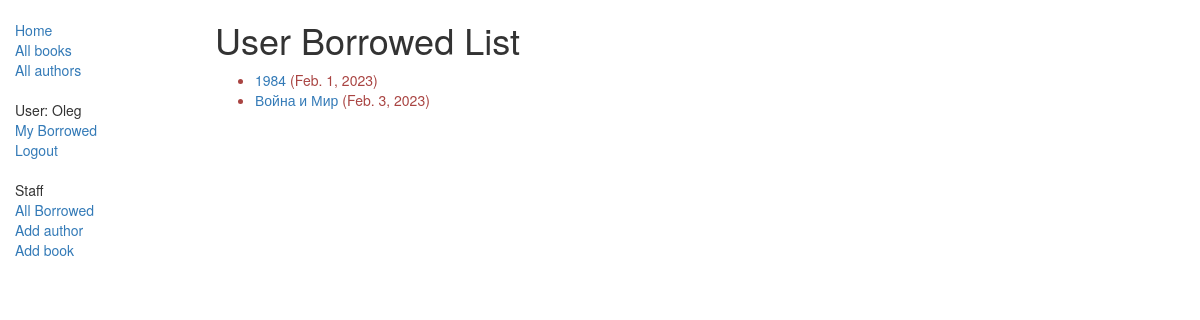
Page /catalog/mybooks/ (signed in) on the earlier database version.
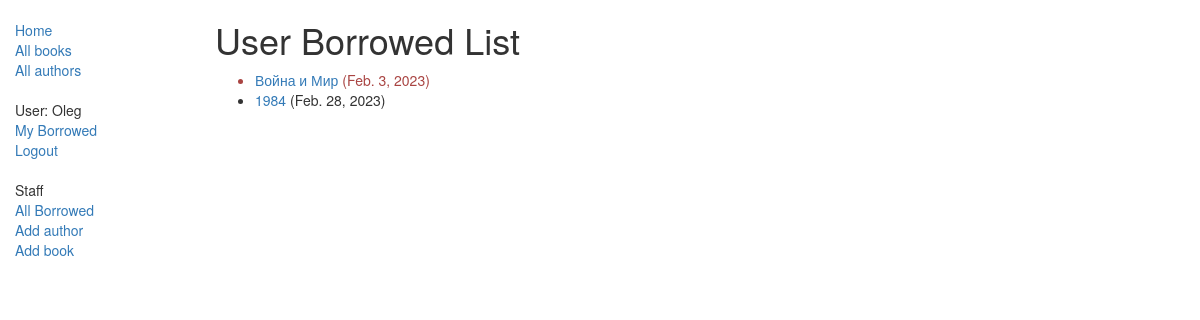
Same page on the later database version.
### catalog/models.py (models this page shows, shortened)
class BookInstance(models.Model):
    id = models.UUIDField(primary_key=True, default=get_default_field_id,
                          help_text="Unique ID for this particular book across whole library")
    book = models.ForeignKey(Book, on_delete=models.SET_NULL, null=True)
    imprint = models.CharField(max_length=200)
    due_back = models.DateField(null=True, blank=True)
    borrower = models.ForeignKey(User, on_delete=models.SET_NULL, null=True, blank=True)
    LOAD_STATUS = (
        ("m", "Maitenance"),
        ("o", "On load"),
        ("a", "Available"),
        ("r", "Reserved")
    )
    status = models.CharField(max_length=1, choices=LOAD_STATUS, default='m',
                              blank=True, help_text="Book availability")
    class Meta:
        ordering = ["due_back"]
        permissions = (("can_mark_returned", "Set book as returned"),)
    @property
    def is_overdue(self):
        if self.due_back and date.today() > self.due_back:
            return True
        return False

class Book(models.Model):
    title = models.CharField(max_length=200)
    author = models.ForeignKey(Autor, on_delete=models.SET_NULL, null=True)
    genre = models.ManyToManyField(Genre, help_text="Select a genre")
    isbn = models.CharField("ISBN", max_length=13, help_text="ISBN number")
    summary = models.TextField(max_length=2000, help_text="Enter a brief description of the book")
    language = models.ForeignKey(Language, on_delete=models.SET_NULL, null=True)
    class Meta:
        ordering = ["isbn"]
    def display_genre(self):
        return ", ".join([genre.name for genre in self.genre.all()[:3]])
    display_genre.short_description = "Genre"

### catalog/views.py (the view)
class LoanedBooksByUserListView(BaseExceptions, LoginRequiredMixin, generic.ListView):
    model = BookInstance
    template_name = 'catalog/bookinstance_list_borrowed_user.html'
    context_object_name = "bookinstance_list"
    paginate_by = 10
    def get_queryset(self):
        return BookInstance.objects.filter(borrower=self.request.user).filter(status__exact='o').order_by('due_back')

### integration/exception.py (called while the page is built)
    def dispatch(self, request, *arg, **kwargs):
        try:
            response = super().dispatch(request, *arg, **kwargs)
        except Exception as e:
            logger.error(f"Generic global Except, Exception message: {str(e)}")
            return self.response({"error_message": e.message}, status=400)
        if isinstance(response, (dict, list)):
            return self._response(response)
        else:
            return response

### catalog/templates/catalog/bookinstance_list_borrowed_user.html
{% extends "base_template.html" %}
{% block content %}
    <h1>User Borrowed List</h1>
    {% if bookinstance_list %}
    <ul>
      {% for bookinst in bookinstance_list %}
      <li class="{% if bookinst.is_overdue %}text-danger{% endif %}">
        <a href="{% url 'book-detail' bookinst.book.pk %}">{{ bookinst.book.title }}</a> ({{ bookinst.due_back }})
      </li>
      {% endfor %}
    </ul>
    {% else %}
      <p>There are no books borrowed.</p>
    {% endif %}
{% endblock %}

Differences in the rows shown:
shown differently, row unchanged: BookInstance "Feb. 3, 2023": moves up the list
changed BookInstance: due_back "Feb. 1, 2023" → "Feb. 28, 2023"
